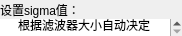
<?xml version="1.0" encoding="UTF-8"?>
<ui version="4.0">
 <class>GaussianBlurSigma</class>
 <widget class="QWidget" name="GaussianBlurSigma">
  <property name="geometry">
   <rect>
    <x>0</x>
    <y>0</y>
    <width>182</width>
    <height>36</height>
   </rect>
  </property>
  <property name="windowTitle">
   <string>Form</string>
  </property>
  <layout class="QVBoxLayout" name="verticalLayout">
   <property name="spacing">
    <number>0</number>
   </property>
   <property name="leftMargin">
    <number>0</number>
   </property>
   <property name="topMargin">
    <number>0</number>
   </property>
   <property name="rightMargin">
    <number>0</number>
   </property>
   <property name="bottomMargin">
    <number>0</number>
   </property>
   <item>
    <widget class="QLabel" name="label">
     <property name="text">
      <string>设置sigma值：</string>
     </property>
    </widget>
   </item>
   <item>
    <widget class="QDoubleSpinBox" name="doubleSpinBox">
     <property name="frame">
      <bool>false</bool>
     </property>
     <property name="alignment">
      <set>Qt::AlignmentFlag::AlignCenter</set>
     </property>
     <property name="specialValueText">
      <string>根据滤波器大小自动决定</string>
     </property>
     <property name="maximum">
      <double>25.000000000000000</double>
     </property>
     <property name="singleStep">
      <double>0.010000000000000</double>
     </property>
    </widget>
   </item>
  </layout>
 </widget>
 <resources/>
 <connections/>
</ui>
